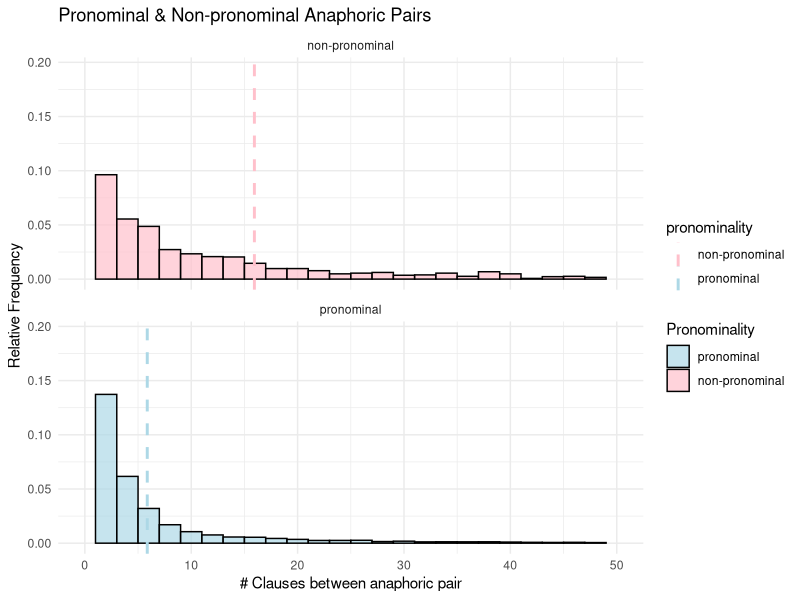
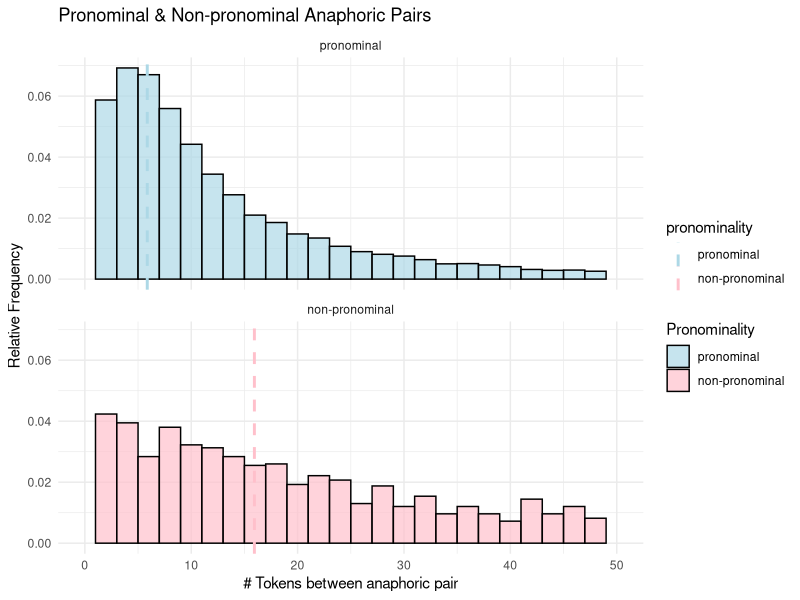

Here is the R script that generated these plots, in order: (Note: this script raises an error after producing the figures.)
## ---- chunk 1
library(ggplot2)
library(dplyr)
df = read.table("anaphoric_pair_distribution.tsv", header = TRUE, sep = '\t', quote="\"")
## ---- chunk 2
means <- df %>%
  group_by(pronominality) %>%
  summarise(mean_clause_d = mean(clause_d, na.rm = TRUE))

line_colors <- c("pronominal" = "lightblue", "non-pronominal" = "pink")

df$pronominality <- factor(df$pronominality, levels = c("pronominal", "non-pronominal"))

ggplot(df, aes(x = clause_d, fill = factor(pronominality))) +
  geom_histogram(aes(y = ..density..), binwidth = 2, position = "identity", color = "black", alpha = 0.7) +
  labs(title = "Pronominal & Non-pronominal Anaphoric Pairs", 
       x = "# Clauses between anaphoric pair", y = "Relative Frequency", fill = "Pronominality") +
  scale_fill_manual(values = c("lightblue", "pink")) +
  scale_x_continuous(limits = c(0, 50)) +  # Set x-axis range from 0 to 50 +
  facet_wrap(~ pronominality, nrow=2) +
  geom_vline(data = means, aes(xintercept = mean_clause_d, color = pronominality),
             linetype = "dashed", size = 1) +
  theme_minimal() +  # Add dashed vertical lines at the means
  scale_color_manual(values = line_colors)
## ---- chunk 3
means <- df %>%
  group_by(pronominality) %>%
  summarise(mean_clause_d = mean(clause_d, na.rm = TRUE))

line_colors <- c("pronominal" = "lightblue", "non-pronominal" = "pink")

df$pronominality <- factor(df$pronominality, levels = c("pronominal", "non-pronominal"))

ggplot(df, aes(x = word_d, fill = factor(pronominality))) +
  geom_histogram(aes(y = ..density..), binwidth = 2, position = "identity", color = "black", alpha = 0.7) +
  labs(title = "Pronominal & Non-pronominal Anaphoric Pairs", 
       x = "# Tokens between anaphoric pair", y = "Relative Frequency", fill = "Pronominality") +
  scale_fill_manual(values = c("lightblue", "pink")) +
  scale_x_continuous(limits = c(0, 50)) +  # Set x-axis range from 0 to 50 +
  facet_wrap(~ pronominality, nrow=2) +
  geom_vline(data = means, aes(xintercept = mean_clause_d, color = pronominality),
             linetype = "dashed", size = 1) +
  theme_minimal() +  # Add dashed vertical lines at the means
  scale_color_manual(values = line_colors)
## ---- chunk 4
df_long <- df %>%
  pivot_longer(cols = c(nomp, accp, oblp, genp, othp), 
               names_to = "variable", 
               values_to = "value")

# Recalculate the means for each combination of pronominality and variable
means <- df_long %>%
  group_by(pronominality, variable) %>%
  summarise(mean_value = mean(value, na.rm = TRUE))

# Assign custom line colors
line_colors <- c("pronominal" = "lightblue", "non-pronominal" = "pink")

# Reorder the factor levels for 'pronominality' and 'variable'
df_long$pronominality <- factor(df_long$pronominality, levels = c("pronominal", "non-pronominal"))
df_long$variable <- factor(df_long$variable, levels = c("nomp", "accp", "oblp", "genp", "othp"))

# Create the plot
ggplot(df_long, aes(x = value, fill = factor(pronominality))) +
  geom_histogram(aes(y = ..density..), binwidth = 2, position = "identity", color = "black", alpha = 0.7) +
  labs(title = "Pronominal & Non-pronominal Anaphoric Pairs", 
       x = "# Tokens between anaphoric pair", y = "Relative Frequency", fill = "Pronominality") +
  scale_fill_manual(values = c("lightblue", "pink")) +
  scale_x_continuous(limits = c(0, 50)) +  # Set x-axis range from 0 to 50
  facet_wrap(pronominality ~ variable, nrow = 2) +  # Facet by both 'pronominality' and 'variable'
  geom_vline(data = means, aes(xintercept = mean_value, color = pronominality),
             linetype = "dashed", size = 1) +
  theme_minimal() +
  scale_color_manual(values = line_colors)

## ---- chunk 5
means <- df %>%
  group_by(humanness) %>%
  summarise(mean_clause_d = mean(clause_d, na.rm = TRUE))

line_colors <- c("human" = "blue", "non-human" = "green")

ggplot(df, aes(x = clause_d, fill = factor(humanness))) +
  geom_histogram(aes(y = ..density..), binwidth = 2, position = "identity", color = "black", alpha = 0.7) +
  labs(title = "Human & Non-human Anaphoric Pairs", 
       x = "# Clauses between anaphoric pair", y = "Relative Frequency", fill = "Pronominality") +
  scale_fill_manual(values = c("lightblue", "lightgreen")) +
  scale_x_continuous(limits = c(0, 50)) +  # Set x-axis range from 0 to 50 +
  facet_wrap(~ humanness, nrow=2) +
  geom_vline(data = means, aes(xintercept = mean_clause_d, color = humanness),
             linetype = "dashed", size = 1) +
  theme_minimal() +  # Add dashed vertical lines at the means
  scale_color_manual(values = line_colors)
## ---- chunk 6
means <- df %>%
  group_by(case) %>%
  summarise(mean_clause_d = mean(clause_d, na.rm = TRUE))

# Reorder the 'case' factor levels to ensure the desired order in the plot
df$case <- factor(df$case, levels = c("nom", "acc", "gen", "obl", "other"))

# Create the histogram with 'case' as the faceting variable
ggplot(df, aes(x = clause_d, fill = factor(case))) +
  geom_histogram(aes(y = ..density..), binwidth = 5, position = "identity", color = "black", alpha = 0.7) +
  labs(title = "Distribution of Clause Distance by Case", 
       x = "Clause Distance", y = "Relative Frequency", fill = "Case") +
  scale_fill_manual(values = c("lightblue", "lightgreen", "lightcoral", "lightyellow", "lightpink")) +  # Choose your colors
  scale_x_continuous(limits = c(0, 50)) +  # Set x-axis range from 0 to 50
  theme_minimal() +
  facet_wrap(~ case, scales = "free_y", nrow = 2) +  # Facet by 'case' and arrange up-and-down
  geom_vline(data = means, aes(xintercept = mean_clause_d, color = case),
             linetype = "dashed", size = 1, legend=FALSE) +  # Add dashed vertical lines at the means for each 'case'
  scale_color_manual(values = c("nom" = "blue", "acc" = "green", "gen" = "coral", "obl" = "yellow", "other" = "pink"))  # Color vertical lines
